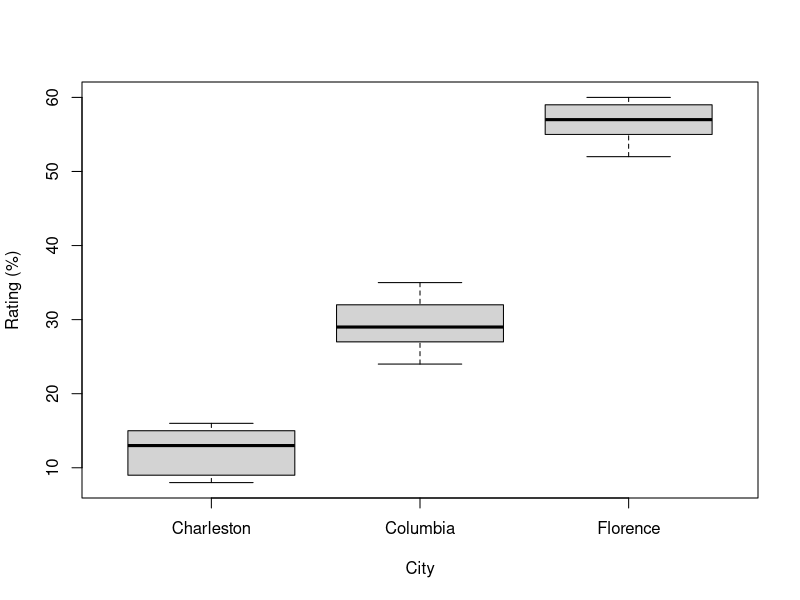
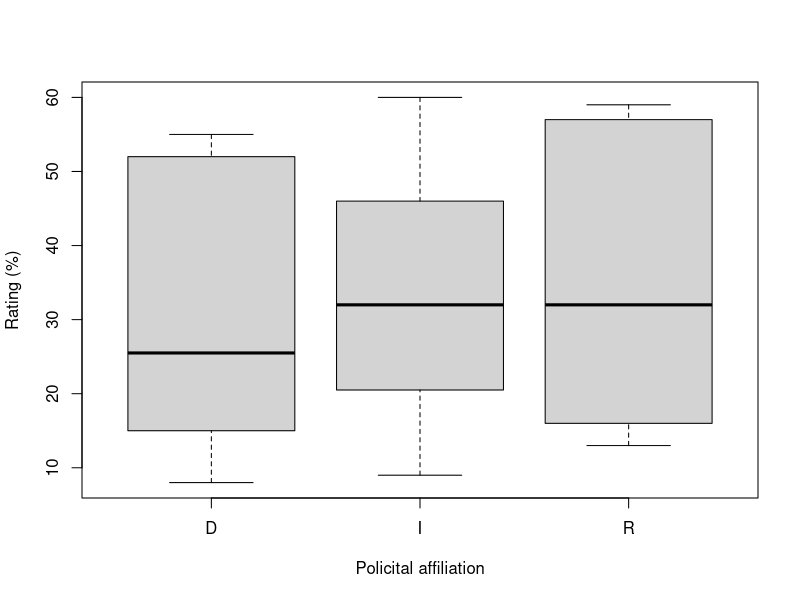

Generate these figures, in order, with R:
## ---- chunk 1
knitr::opts_chunk$set(echo = TRUE)
## ---- chunk 2
#Create data frame
dat1 = data.frame(rating = c(13,16,8,15,9,
                             29,35,24,27,32,
                             57,59,52,55,60),
                  city = c("Charleston","Charleston","Charleston","Charleston","Charleston",
                           "Columbia","Columbia","Columbia","Columbia","Columbia",
                            "Florence","Florence","Florence","Florence","Florence"),
                  politics = c("R","R","D","D","I",
                           "R","R","D","D","I",
                            "R","R","D","D","I"))

#Print data frame
dat1

#Create Boxplot
boxplot(dat1$rating~dat1$city,
        ylab = "Rating (%)", xlab = "City")

#Create Boxplot
boxplot(dat1$rating~dat1$politics,
        ylab = "Rating (%)", xlab = "Policital affiliation")


#ANOVA
res = aov(dat1$rating~dat1$city * dat1$politics)
#Display ANOVA results
summary(res)
#Tukey post-hoc comparisons
TukeyHSD(res)


